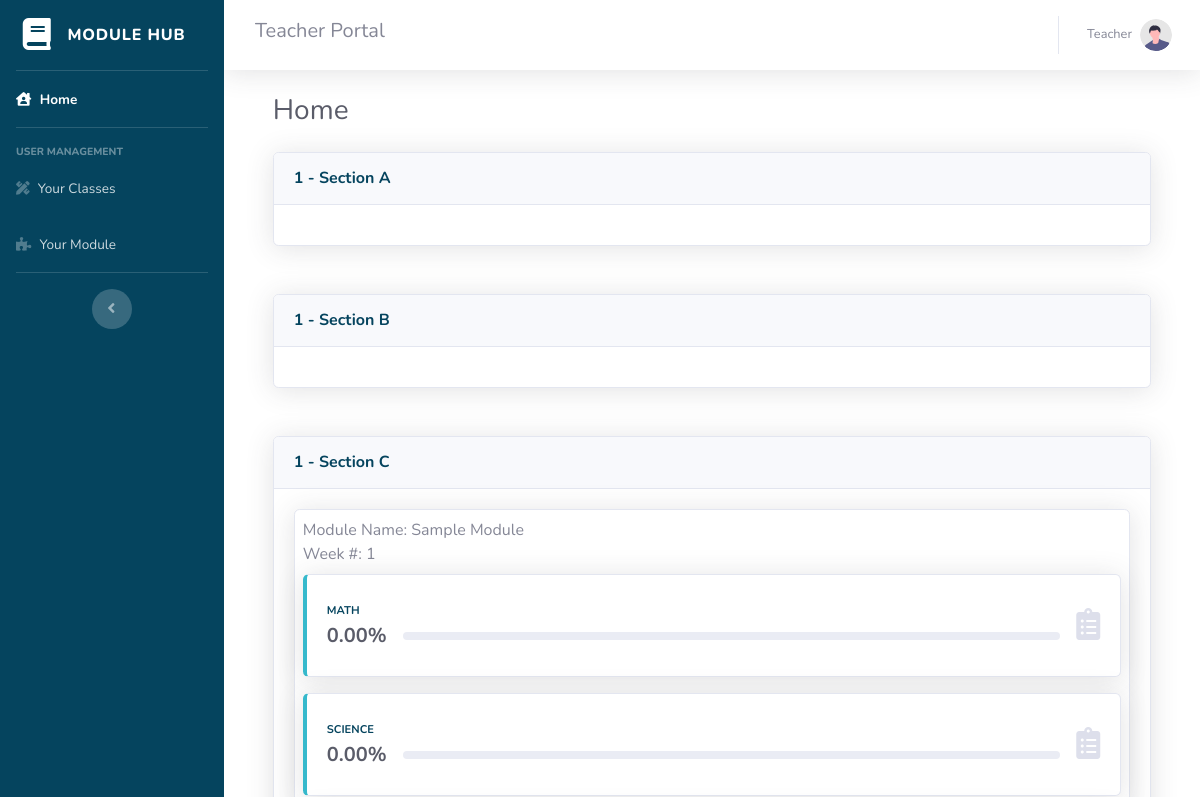
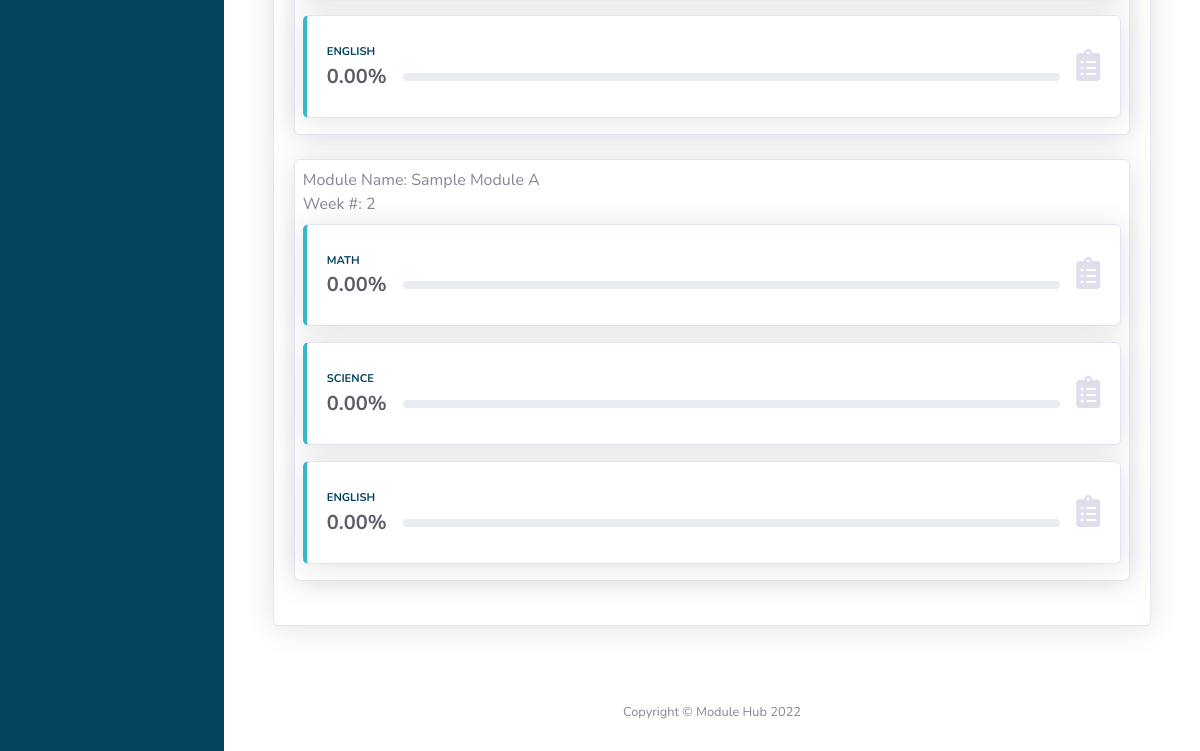
/teacher/index.php (signed in), run on an earlier commit of the app's database (2 pictures, top to bottom).
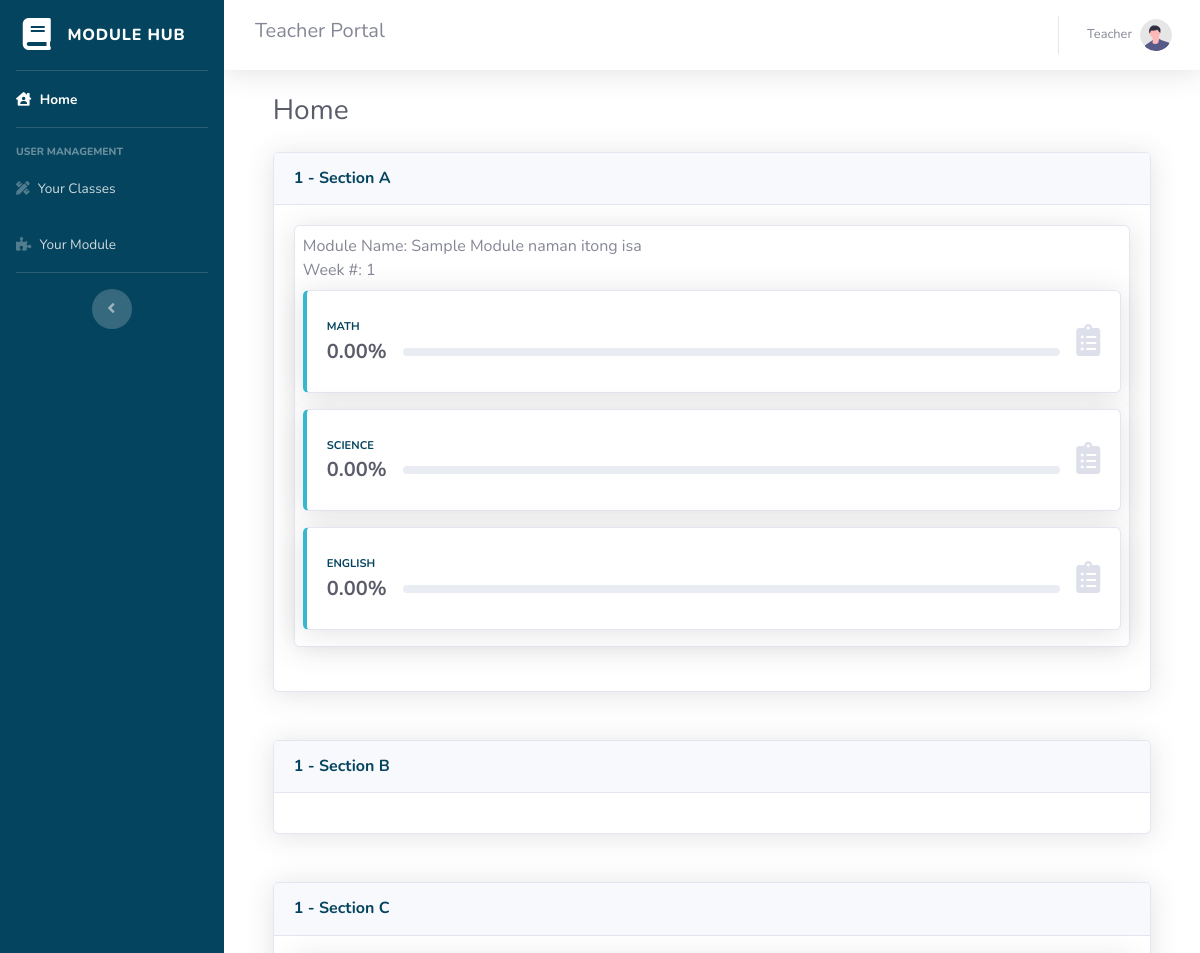
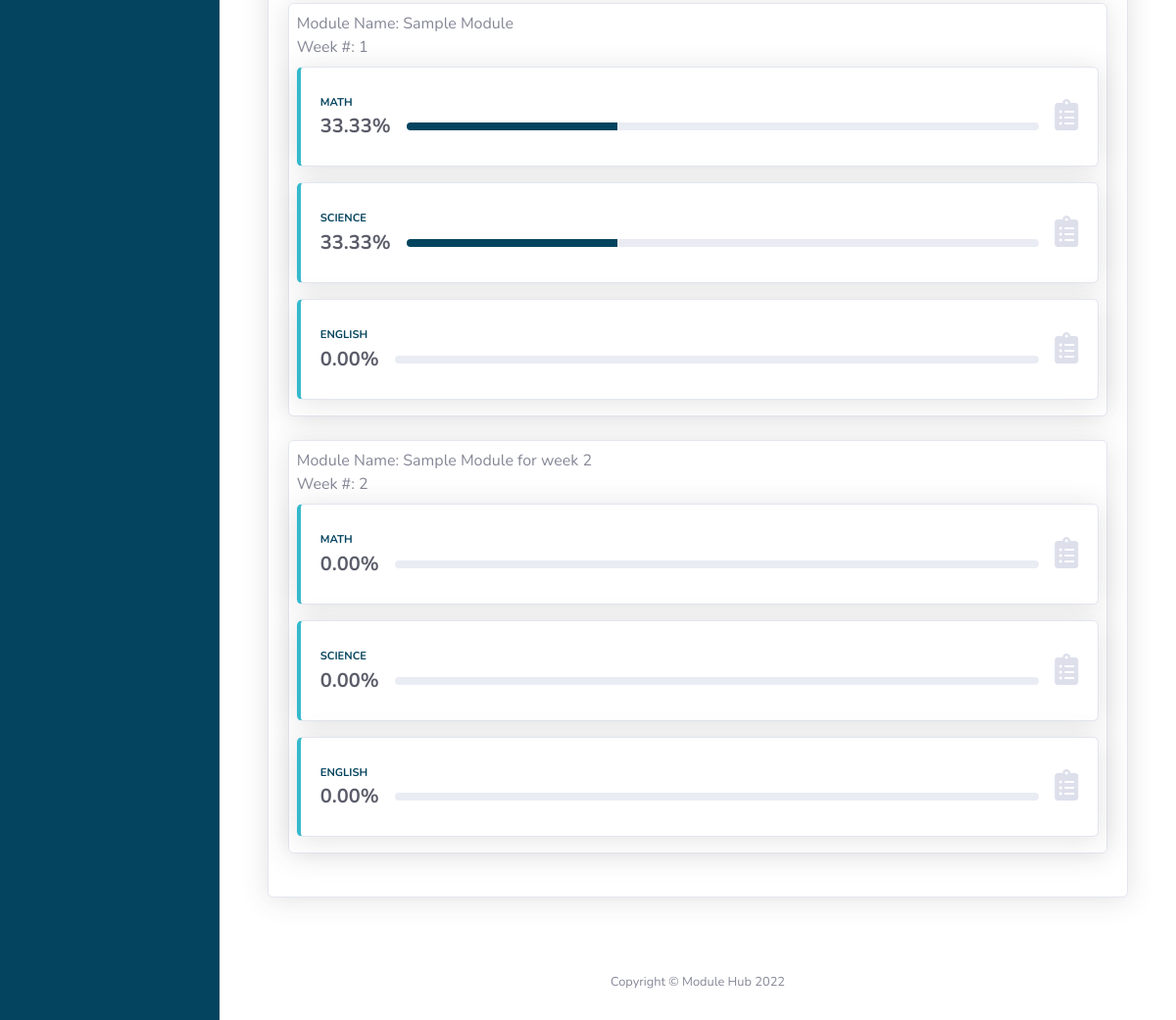
And on a later commit of the database (2 pictures, top to bottom).
### tables this page shows
CREATE TABLE `section` (
  `id` int(11) NOT NULL,
  `grade` int(3) NOT NULL,
  `section` varchar(32) NOT NULL,
  `teacher_id` int(12) NOT NULL DEFAULT 0
);

CREATE TABLE `module` (
  `id` int(12) NOT NULL,
  `module_name` varchar(128) NOT NULL,
  `user_id` int(12) NOT NULL,
  `subject_id` int(12) NOT NULL,
  `section_id` int(11) NOT NULL,
  `teacher_id` int(12) NOT NULL,
  `count_week` int(12) NOT NULL,
  `returned` tinyint(1) NOT NULL DEFAULT 0,
  `code_unique` text DEFAULT NULL,
  `updated_at` datetime NOT NULL DEFAULT current_timestamp()
);

CREATE TABLE `class` (
  `id` int(11) NOT NULL,
  `user_id` int(11) DEFAULT NULL,
  `subject_id` int(11) DEFAULT NULL,
  `section_id` int(11) NOT NULL
);

CREATE TABLE `subjects` (
  `id` int(11) NOT NULL,
  `code` varchar(64) DEFAULT NULL,
  `description` varchar(128) DEFAULT NULL,
  `grade` int(3) NOT NULL DEFAULT 1
);

### teacher/index.php (the view, shortened to what the changed rows need)
<?php
require_once("process_index.php");
$session_user_id = $_SESSION['user_id'];
$sections = mysqli_query($mysqli, "SELECT *, s.id AS section_id FROM section s JOIN users u ON u.id = s.teacher_id WHERE s.teacher_id = '$session_user_id' ");
include("head.php");
?>
<body id="page-top">
    <div id="wrapper">
        <?php include("sidebar.php"); ?>
        <div id="content-wrapper" class="d-flex flex-column">
            <div id="content">
                <div class="container-fluid">
                    <div class="d-sm-flex align-items-center justify-content-between mb-4">
                        <h1 class="h3 mb-0 text-gray-800">Home</h1>
                    </div>
                    <?php while($section = mysqli_fetch_array($sections)){
                        $section_id = $section['section_id'];
                        $modules =  mysqli_query($mysqli, "SELECT * FROM module m
                        JOIN users u ON u.id = m.user_id
                        JOIN section s ON s.id = m.section_id
                        JOIN subjects sbj ON sbj.id = m.subject_id
                        WHERE m.teacher_id = '$session_user_id' AND m.section_id = '$section_id'
                        GROUP BY m.code_unique");
                        ?>
                    <div class="row">
                        <div class="col-lg-12 mb-4">
                            <div class="card shadow mb-4">
                                <div class="card-header py-3">
                                    <h6 class="m-0 font-weight-bold text-primary"><?php echo $section["grade"]." - ".$section["section"]; ?></h6>
                                </div>
                                <div class="card-body">
                                    <?php while($module = mysqli_fetch_array($modules)){
                                        $module_unique = $module["code_unique"];
                                        $subjects = mysqli_query($mysqli,"SELECT * FROM class c
                                        JOIN subjects s ON s.id = c.subject_id
                                        WHERE c.section_id = '$section_id'
                                        GROUP BY c.subject_id ");
                                        ?>
                                    <div class="col-xl-12 col-md-12 mb-4 card shadow p-2">
                                        Module Name: <?php echo $module["module_name"]; ?><br>
                                        Week #: <?php echo $module["count_week"]; ?><br>
                                        <?php while($subject = mysqli_fetch_array($subjects)){
                                            $subject_id = $subject["subject_id"];
                                            $count_returned_modules = mysqli_query($mysqli," SELECT *, SUM(m.returned) AS sum_returned, COUNT(m.returned) AS count_returned
                                            FROM module m
                                            WHERE m.subject_id = '$subject_id' AND m.code_unique = '$module_unique' ");
                                            $count_returned_module = mysqli_fetch_array($count_returned_modules);
                                            $sum_returned = $count_returned_module["sum_returned"];
                                            $count_returned = $count_returned_module["count_returned"];
                                            if($sum_returned == 0){
                                                $ave_returned = 0;
                                            }else{
                                                $ave_returned = ($sum_returned / $count_returned) * 100;
                                            }
                                            ?>
                                        <div class="card border-left-info shadow h-100 py-2 mt-2 mb-2">
                                            <div class="card-body">
                                                <div class="row no-gutters align-items-center">
                                                    <div class="col mr-2">
                                                        <div class="text-xs font-weight-bold text-primary text-uppercase mb-1"><?php echo $subject["code"]; ?>
                                                        </div>
                                                        <div class="row no-gutters align-items-center">
                                                            <div class="col-auto">
                                                                <div class="h5 mb-0 mr-3 font-weight-bold text-gray-800"><?php echo number_format($ave_returned, 2); ?>%</div>
                                                            </div>
                                                            <div class="col">
                                                                <div class="progress progress-sm mr-2">
                                                                    <div class="progress-bar bg-primary" role="progressbar" style="width: <?php echo $ave_returned; ?>%" aria-valuenow="<?php echo $ave_returned; ?>" aria-valuemin="0" aria-valuemax="100"></div>
                                                                </div>
                                                            </div>
                                                        </div>
                                                    </div>
                                                    <div class="col-auto">
                                                        <i class="fas fa-clipboard-list fa-2x text-gray-300"></i>
                                                    </div>
                                                </div>
                                            </div>
                                        </div>
                                        <?php } ?>
                                    </div>
                                    <?php } ?>
                                </div>
                            </div>
                        </div>
                    </div>
                    <?php } ?>
                </div>
            </div>
            <?php include("footer.php"); ?>
</body>
</html>

What changed in the data, as far as the page shows it:
removed module: module_name "Sample Module A", count_week "2", class (subject.code "MATH", ave_returned "0.00"), class (subject.code "SCIENCE", ave_returned "0.00"), class (subject.code "ENGLISH", ave_returned "0.00"), shown under section "Section C"
added module: module_name "Sample Module naman itong isa", count_week "1", shown under section "Section A"
now on this page (row unchanged): class: subject.code "MATH", ave_returned "0.00", shown under "Sample Module naman itong isa"
now on this page (row unchanged): class: subject.code "SCIENCE", ave_returned "0.00", shown under "Sample Module naman itong isa"
now on this page (row unchanged): class: subject.code "ENGLISH", ave_returned "0.00", shown under "Sample Module naman itong isa"
computed for class (number 4 of 6 on the later page): ave_returned "0.00" → "33.33"
computed for class (number 5 of 6 on the later page): ave_returned "0.00" → "33.33"
added module: module_name "Sample Module for week 2", count_week "2", class (subject.code "MATH", ave_returned "0.00"), class (subject.code "SCIENCE", ave_returned "0.00"), class (subject.code "ENGLISH", ave_returned "0.00"), shown under section "Section C"
